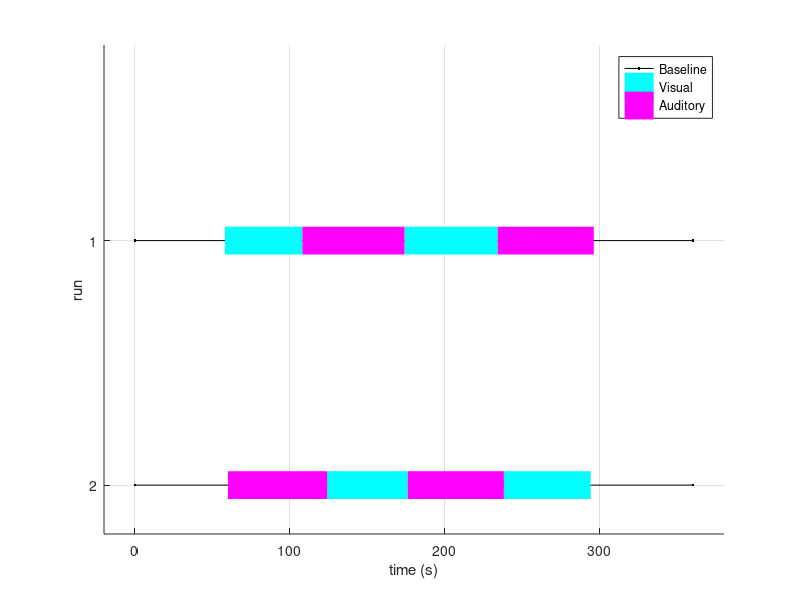

The MATLAB source for this figure:
% PrintBlockTypeDurations.m
%
% Print durations of each block type for reporting in the Haskins Reading ISC paper.
%
% Created 7/11/22 by DJ.

% From RunStoryPairwiseIscSwarm_VisAud.sh:
% 3dTcat -overwrite -prefix $visOut $fileIn'[35..54, 93..117, 248..268, 305..327]' # in samples, with onsets delayed 12s for HRF ramp-up
% 3dTcat -overwrite -prefix $audOut $fileIn'[60..87, 123..148, 216..242, 274..299]' # in samples, with onsets delayed 12s for HRF ramp-up
% 3dTcat -overwrite -prefix $transOut $fileIn'[30..34, 55..59, 88..92, 118..122, 149..153, 211..215, 243..247, 269..273, 300..304, 328..332]' # in samples, 2-10s after block offset

% Calculate total times from the TRs used above
TR = 2;
durVis = (54-35 + 117-93 + 268-248 + 327-305 + 4)*TR; % +4 for inclusive
durAud = (87-60 + 148-123 + 242-216 + 299-274 + 4)*TR; % +4 for inclusive
durTrans = (34-30 + 59-55 + 92-88 + 122-118 + 153-149 + 215-211 + 247-243 + 273-269 + 304-300 + 332-328 + 10)*TR; % +10 for inclusive
% Report results in both seconds and TRs
fprintf('durVis = %d s (%d TRs)\ndurAud = %d s (%d TRs)\ndurTrans = %d s (%d TRs)\n',durVis,durVis/TR,durAud, durAud/TR, durTrans, durTrans/TR)

% For figure, plot times of actual starts (NO ramp-up delays)
tVis = [35, 54; 93, 117; 248, 268; 305, 327]*TR;
tVis(:,1) = tVis(:,1)-12; % subtract ramp-up delays
tAud = [60, 87; 123, 148; 216, 242; 274, 299]*TR;
tAud(:,1) = tAud(:,1)-12; % subtract ramp-up delays
runDur = 360; % duration of 372s scan after removing first 6 TRs
figure(6);
set(gcf,'position',[-348 1601 731 253])
clf;
axis([-20,runDur+20,0.2,2.2])
hold on;
xlabel('time (s)')
ylabel('run')
set(gca,'ydir','reverse','ytick',[1,2])
grid on
plot([0,runDur,nan,0,runDur],[1,1,nan,2,2],'k.-')
width = 20;
for iBlock = 1:size(tVis,1)
    if tVis(iBlock,1)<runDur
        plot(tVis(iBlock,:),[1,1],'linewidth',width,'color','c')
        plot(tAud(iBlock,:),[1,1],'linewidth',width,'color','m')
    else
        plot(tVis(iBlock,:)-runDur,[2,2],'linewidth',width,'color','c')
        plot(tAud(iBlock,:)-runDur,[2,2],'linewidth',width,'color','m')
    end
end
legend('Baseline','Visual','Auditory')
